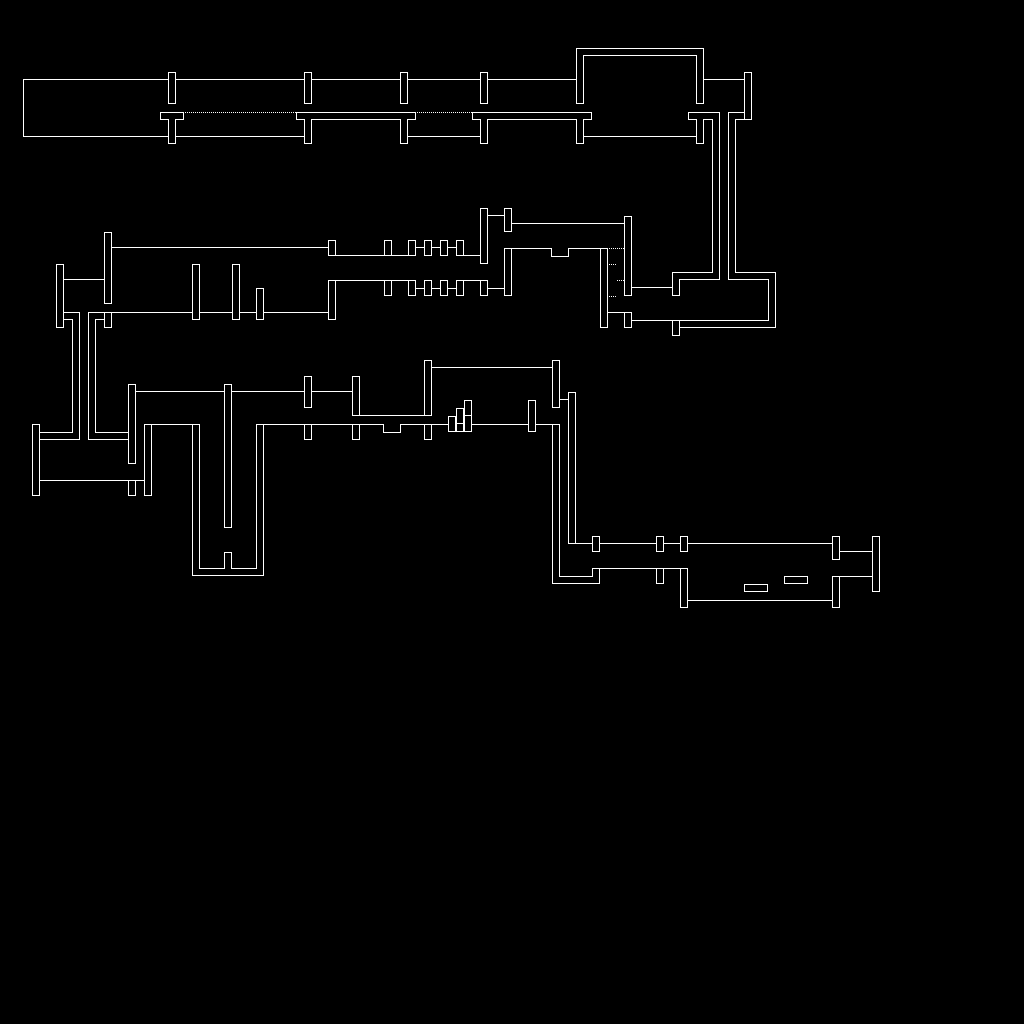

A 2D game scene composited from a Tiled map and its tileset images. What follows is a short description and the map's XML, with each tile layer's data collapsed to a summary:
An orthogonal 128x128 tile map with 8x8 px tiles, 1 tile layer (layer), 2 tilesets and 121 objects.

<map version="1.2" tiledversion="1.2.4" orientation="orthogonal" renderorder="right-down" width="128" height="128" tilewidth="8" tileheight="8" infinite="0" nextlayerid="4" nextobjectid="184">
 <tileset firstgid="1" source="Tileset/map1.tsx" />
 <tileset firstgid="17" source="Tileset/map2.tsx" />
 <layer id="3" name="layer" width="128" height="128">
  <data>[16384 cells, 986 non-empty, 15 distinct tile ids]</data>
 </layer>
 <objectgroup id="2" name="COLLISIONS">
  <object id="1" x="16" y="72" width="8" height="72" />
  <object id="4" x="160" y="112" width="24" height="8" />
  <object id="6" x="168" y="80" width="8" height="24" />
  <object id="8" x="24" y="72" width="552" height="8" />
  <object id="9" x="24" y="136" width="288" height="8" />
  <object id="10" x="168" y="120" width="8" height="16" />
  <object id="12" x="160" y="112" width="24" height="8" />
  <object id="13" x="296" y="112" width="120" height="8" />
  <object id="14" x="400" y="80" width="8" height="24" />
  <object id="15" x="304" y="80" width="8" height="24" />
  <object id="16" x="304" y="120" width="8" height="16" />
  <object id="19" x="400" y="136" width="88" height="8" />
  <object id="20" x="480" y="120" width="8" height="16" />
  <object id="22" x="400" y="120" width="8" height="16" />
  <object id="23" x="480" y="80" width="8" height="24" />
  <object id="24" x="480" y="80" width="8" height="24" />
  <object id="28" x="472" y="112" width="120" height="8" />
  <object id="29" x="576" y="120" width="8" height="24" />
  <object id="30" x="576" y="48" width="8" height="56" />
  <object id="31" x="584" y="136" width="112" height="8" />
  <object id="32" x="696" y="120" width="8" height="24" />
  <object id="33" x="696" y="48" width="8" height="56" />
  <object id="34" x="584" y="48" width="112" height="8" />
  <object id="36" x="688" y="112" width="32" height="8" />
  <object id="37" x="704" y="72" width="40" height="8" />
  <object id="38" x="744" y="72" width="8" height="48" />
  <object id="41" x="712" y="120" width="8" height="160" />
  <object id="43" x="728" y="120" width="8" height="160" />
  <object id="44" x="728" y="112" width="16" height="8" />
  <object id="45" x="736" y="272" width="32" height="8" />
  <object id="46" x="680" y="272" width="32" height="8" />
  <object id="47" x="768" y="272" width="8" height="56" />
  <object id="48" x="672" y="272" width="8" height="24" />
  <object id="49" x="632" y="320" width="135.875" height="8" />
  <object id="54" x="600" y="248" width="8" height="80" />
  <object id="55" x="624" y="216" width="8" height="80" />
  <object id="57" x="576" y="248" width="24" height="8" />
  <object id="58" x="568" y="248" width="8" height="16" />
  <object id="59" x="552" y="256" width="16" height="8" />
  <object id="60" x="544" y="248" width="8" height="16" />
  <object id="65" x="512" y="216" width="112" height="8" />
  <object id="66" x="512" y="248" width="32" height="8" />
  <object id="67" x="504" y="208" width="8" height="24" />
  <object id="68" x="504" y="248" width="8" height="48" />
  <object id="69" x="488" y="208" width="16" height="8" />
  <object id="70" x="480" y="208" width="8" height="56" />
  <object id="71" x="480" y="280" width="8" height="16" />
  <object id="72" x="488" y="288" width="16" height="8" />
  <object id="77" x="408" y="240" width="56" height="8" />
  <object id="78" x="408" y="288" width="56" height="8" />
  <object id="80" x="440" y="280" width="8" height="8" />
  <object id="81" x="440" y="248" width="8" height="8" />
  <object id="82" x="424" y="248" width="8" height="8" />
  <object id="83" x="424" y="280" width="8" height="8" />
  <object id="85" x="392" y="248" width="24" height="8" />
  <object id="86" x="456" y="248" width="24" height="8" />
  <object id="87" x="456" y="280" width="24" height="8" />
  <object id="89" x="632" y="280" width="40" height="8" />
  <object id="92" x="328" y="248" width="80" />
  <object id="93" x="328" y="280" width="88" height="8" />
  <object id="94" x="328" y="288" width="8" height="32" />
  <object id="97" x="256" y="288" width="8" height="24" />
  <object id="98" x="624" y="312" width="8" height="16" />
  <object id="99" x="608" y="312" width="16" height="8" />
  <object id="102" x="112" y="240" width="224" height="8" />
  <object id="103" x="104" y="232" width="8" height="72" />
  <object id="104" x="104" y="312" width="8" height="16" />
  <object id="105" x="112" y="312" width="216" height="8" />
  <object id="106" x="232" y="264" width="8" height="48" />
  <object id="107" x="192" y="264" width="8" height="48" />
  <object id="108" x="64" y="272" width="40" height="8" />
  <object id="109" x="56" y="264" width="8" height="64" />
  <object id="110" x="64" y="312" width="16" height="8" />
  <object id="111" x="88" y="312" width="16" height="8" />
  <object id="112" x="80" y="320" height="120" />
  <object id="113" x="88" y="320" width="8" height="120" />
  <object id="114" x="96" y="432" width="32" height="8" />
  <object id="115" x="40" y="432" width="32" height="8" />
  <object id="116" x="32" y="424" width="8" height="72" />
  <object id="119" x="128" y="384" width="8" height="80" />
  <object id="122" x="144" y="432" width="8" height="48" />
  <object id="123" x="40" y="480" width="112" height="8" />
  <object id="128" x="144" y="424" width="48" height="8" />
  <object id="130" x="224" y="392" width="8" height="136" />
  <object id="131" x="192" y="424" width="8" height="152" />
  <object id="132" x="200" y="568" width="64" height="8" />
  <object id="133" x="224" y="552" width="8" height="16" />
  <object id="134" x="256" y="424" width="8" height="144" />
  <object id="136" x="72" y="320" width="8" height="120" />
  <object id="145" x="136" y="384" width="224" height="8" />
  <object id="149" x="264" y="424" width="120" height="8" />
  <object id="150" x="304" y="392" width="8" height="16" />
  <object id="151" x="352" y="392" width="8" height="24" />
  <object id="152" x="376" y="432" width="32" height="8" />
  <object id="153" x="360" y="408" width="64" height="8" />
  <object id="154" x="400" y="424" width="152.182" height="8.45455" />
  <object id="155" x="424" y="360" width="8" height="56" />
  <object id="156" x="432" y="360" width="120" height="8" />
  <object id="157" x="448" y="416" width="8" height="8" />
  <object id="158" x="456" y="408" width="8" height="16" />
  <object id="159" x="464" y="400" width="8" height="24" />
  <object id="160" x="528" y="400" width="8" height="24" />
  <object id="162" x="552" y="360" width="8" height="47.9375" />
  <object id="163" x="552" y="424" width="8" height="160" />
  <object id="166" x="560" y="576" width="40" height="8" />
  <object id="167" x="592" y="568" width="96" height="8" />
  <object id="168" x="576" y="536" width="255.636" height="8" />
  <object id="169" x="680" y="544" width="8" height="8" />
  <object id="170" x="656" y="544" width="8" height="8" />
  <object id="171" x="680" y="576" width="8" height="32" />
  <object id="173" x="688" y="600" width="144" height="8" />
  <object id="174" x="744" y="584" width="24" height="8" />
  <object id="175" x="784" y="576" width="24" height="8" />
  <object id="176" x="560" y="392" width="16" height="8" />
  <object id="177" x="568" y="400" width="8" height="144" />
  <object id="178" x="592" y="544" width="8" height="8" />
  <object id="179" x="832" y="576" width="8" height="32" />
  <object id="180" x="832" y="536" width="8" height="24" />
  <object id="181" x="840" y="544" width="32" height="8" />
  <object id="182" x="840" y="576" width="32" height="8" />
  <object id="183" x="872" y="536" width="8" height="56" />
 </objectgroup>
</map>
